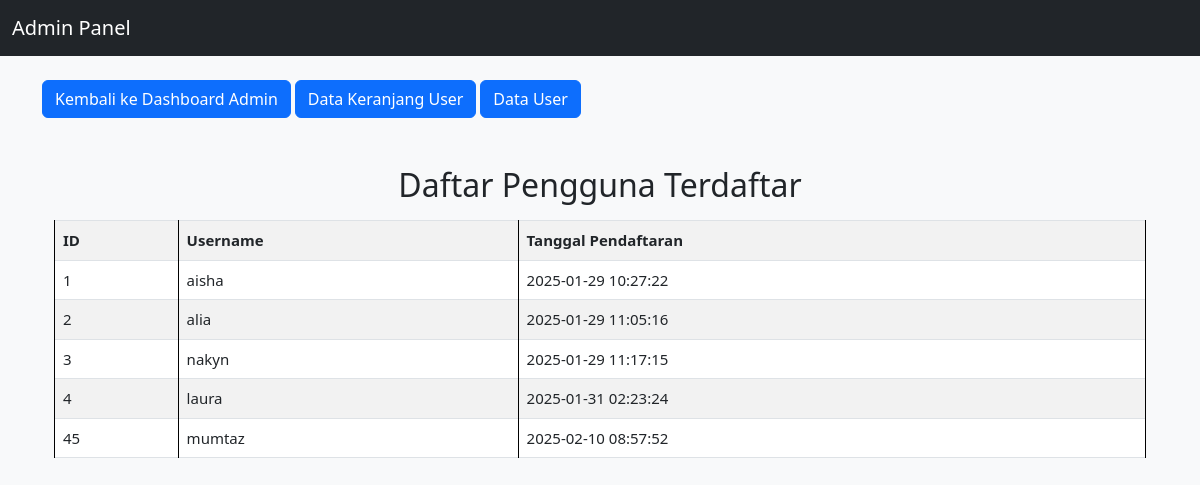
The page /data_user.php on the database its author committed.
### tables this page shows
CREATE TABLE `pembeli` (
  `id` int(11) NOT NULL AUTO_INCREMENT,
  `username` varchar(30) DEFAULT NULL,
  `password` varchar(255) DEFAULT NULL,
  `created_at` timestamp NOT NULL DEFAULT current_timestamp(),
  `role` varchar(50) DEFAULT NULL,
  PRIMARY KEY (`id`)
);

### data_user.php (the view, shortened to what this page needs)
<!DOCTYPE html>
<html lang="id">
<head>
<link href="https://cdn.jsdelivr.net/npm/bootstrap@5.3.0-alpha3/dist/css/bootstrap.min.css" rel="stylesheet">
<link href="https://cdnjs.cloudflare.com/ajax/libs/font-awesome/6.0.0-beta3/css/all.min.css" rel="stylesheet">
</head>
<body>
<nav class="navbar navbar-expand-lg navbar-dark bg-dark">
    <div class="container-fluid">
        <a class="navbar-brand" href="#">Admin Panel</a>
    </div>
</nav>
<div class="container mt-4">
    <div class="nav-buttons">
        <a href="index.php" class="btn btn-primary">Kembali ke Dashboard Admin</a>
        <a href="data_admin.php" class="btn btn-primary">Data Keranjang User</a>
        <a href="data_user.php" class="btn btn-primary">Data User</a>
    </div>
<div class="container mt-5">
    <h2 class="text-center">Daftar Pengguna Terdaftar</h2>
    <?php
    $conn2 = mysqli_connect("localhost", "root", "", "login_systems");
    $resultUsers = mysqli_query($conn2, "SELECT id, username, created_at FROM pembeli");
    if (mysqli_num_rows($resultUsers) > 0) {
    ?>
    <table class='table table-bordered table-striped mt-3'>
        <tr>
            <th>ID</th>
            <th>Username</th>
            <th>Tanggal Pendaftaran</th>
        </tr>
        <?php while ($row = mysqli_fetch_assoc($resultUsers)) { ?>
        <tr>
            <td><?php echo $row['id']; ?></td>
            <td><?php echo $row['username']; ?></td>
            <td><?php echo $row['created_at']; ?></td>
        </tr>
        <?php } ?>
    </table>
    <?php } else { echo "Belum ada pengguna terdaftar."; } ?>
</div>
</body>
</html>

### data_user.php (style rules this page uses)
body { background-color: #f8f9fa; font-size: 15px; }
table { width: 100%; border-collapse: collapse; }
th, td { border: 1px solid black; padding: 8px; text-align: left; }
th { background-color: #f2f2f2; }

### rows shown on the page
pembeli: id "1", username "aisha", created_at "2025-01-29 10:27:22"
pembeli: id "2", username "alia", created_at "2025-01-29 11:05:16"
pembeli: id "3", username "nakyn", created_at "2025-01-29 11:17:15"
pembeli: id "4", username "laura", created_at "2025-01-31 02:23:24"
pembeli: id "45", username "mumtaz", created_at "2025-02-10 08:57:52"
